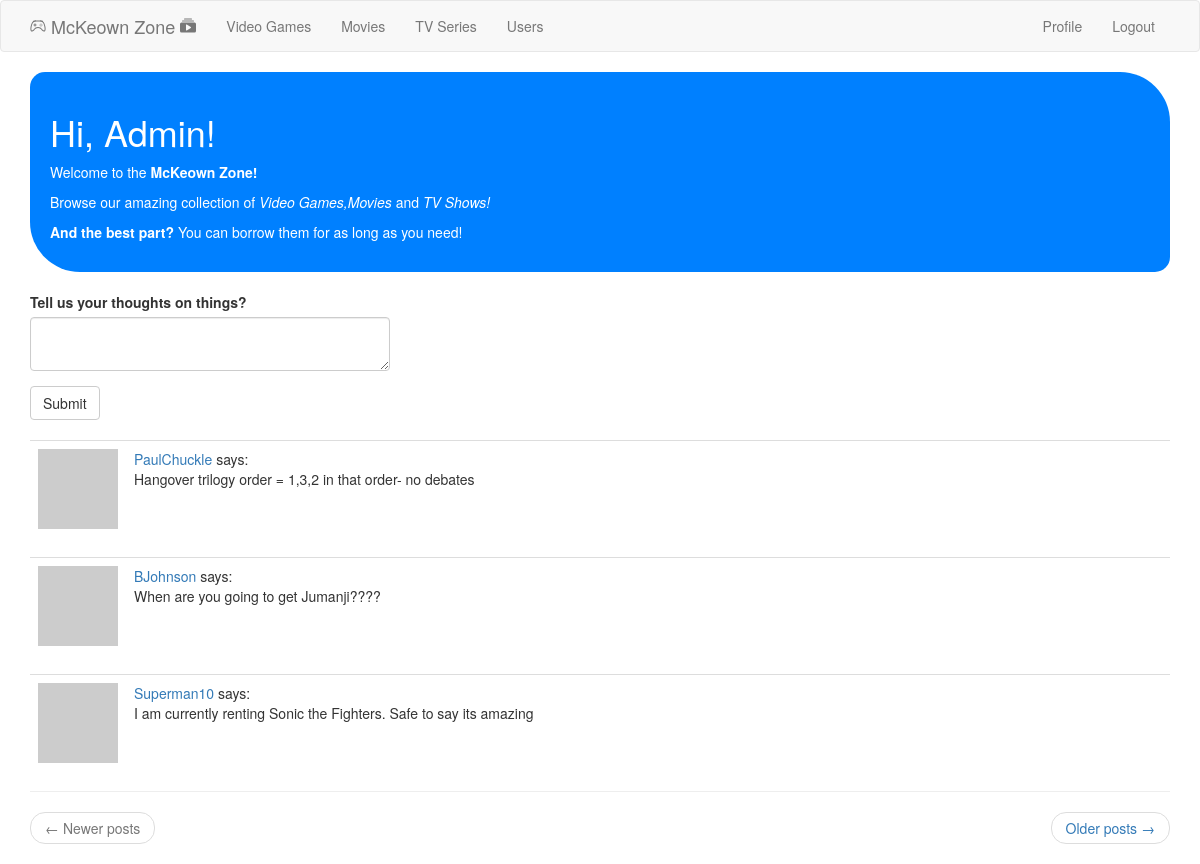
The page /index (signed in) on the database its author committed.
### app/models.py (models this page shows, shortened)
class User(UserMixin, db.Model):
	id = db.Column(db.Integer, primary_key=True)
	username = db.Column(db.String(64), index=True, unique=True)
	first_name = db.Column(db.String(64))
	last_name = db.Column(db.String(64))
	email = db.Column(db.String(120), index=True, unique=True)
	password_hash = db.Column(db.String(128))
	posts = db.relationship('Post', backref='author', lazy='dynamic')
	about_me = db.Column(db.String(140))
	last_seen = db.Column(db.DateTime, default= datetime.utcnow)
	Address_id = db.Column(db.Integer, db.ForeignKey('address.id', ondelete='CASCADE'))
	is_admin = db.Column(db.Boolean, default=False)
	followed = db.relationship(
		'User',
		secondary=followers,
		primaryjoin = (followers.c.follower_id == id),
		secondaryjoin = (followers.c.followed_id == id),
		backref= db.backref('followers', lazy='dynamic'),
		lazy='dynamic')
	def avatar(self, size):
		digest = md5(self.email.lower().encode('utf-8')).hexdigest()
		return 'https://www.gravatar.com/avatar/{}?d=identicon&s={}'.format(digest, size)

class Post(db.Model):
	id = db.Column(db.Integer, primary_key=True)
	body = db.Column(db.Text)
	timestamp = db.Column(db.DateTime, index=True, default=datetime.utcnow)
	user_id = db.Column(db.Integer, db.ForeignKey('user.id'))

### app/routes.py (the view)
@app.route('/', methods=['GET','POST'])
@app.route('/index', methods=['GET','POST'])
@login_required
def index():
	form = PostForm()
	if form.validate_on_submit():
		post = Post(body=form.post.data, author=current_user)
		db.session.add(post)
		db.session.commit()
		flash('Your post is now live!')
		return redirect(url_for('index'))
	page = request.args.get('page', 1, type=int)
	posts = Post.query.order_by(Post.timestamp.desc()).paginate(
		page, app.config['POSTS_PER_PAGE'], False)
	next_url = url_for('index', page=posts.next_num) if posts.has_next else None
	prev_url = url_for('index', page=posts.prev_num) if posts.has_prev else None
	return render_template('index.html', title='Home', form=form, posts=posts.items,
		next_url = next_url, prev_url=prev_url)

### app/forms.py
class PostForm(FlaskForm):
	post = TextAreaField('Tell us your thoughts on things?', validators= [
		DataRequired(), Length(min=1, max=140)])
	submit = SubmitField('Submit')

### app/models.py (called while the page is built)
@login.user_loader
def load_user(id):
	return User.query.get(int(id));

### app/routes.py (called while the page is built)
@app.before_request
def before_request():
	if current_user.is_authenticated:
		current_user.last_seen = datetime.utcnow()
		db.session.commit()

### app/templates/index.html (shortened to what this page needs)
{% extends "base.html" %}
{% import 'bootstrap/wtf.html' as wtf %}
{% block app_content %}
<div class="roundedcornershapes">
    <h1>Hi, {{ current_user.first_name }}!</h1>
<p> Welcome to the <b>McKeown Zone!</b></p>
<p> Browse our amazing collection of <i> <a href="{{ url_for('games') }}" style="color:#ffffff;">Video Games</a>,<a href="{{ url_for('films') }}" style="color:#ffffff;">Movies</a></i> and <i> <a href="{{ url_for('shows') }}" style="color:#ffffff;">TV Shows</a>!</i></p>
<p> <b> And the best part?</b> You can borrow them for as long as you need!</p>
</div>
    {% if form %}
    <div class="row">
		<div class="col-md-4">
			{{ wtf.quick_form(form) }}
		</div>
	</div>
    {% endif %}
    {% for post in posts %}
    <div>{% include '_post.html' %}</div>
    {% endfor %}
    <hr>
    <nav aria-label="...">
        <ul class="pager">
            <li class="previous{% if not prev_url %} disabled{% endif %}">
                <a href="{{ prev_url or '#' }}">
                    <span aria-hidden="true">&larr;</span> Newer posts
                </a>
            </li>
            <li class="next{% if not next_url %} disabled{% endif %}">
                <a href="{{ next_url or '#' }}">
                    Older posts <span aria-hidden="true">&rarr;</span>
                </a>
            </li>
        </ul>
    </nav>
{% endblock %}

### app/templates/_post.html (shortened to what this page needs)
    <table class="table table-hover">
    	<tr>
    		<td width="70px"><a href="{{ url_for('user', username= post.author.username) }} "><img src="{{ post.author.avatar(36) }}"></a></td>
			<td><a href="{{ url_for('user', username=post.author.username) }}">{{ post.author.username }}</a> says: <br> {{ post.body }} </td>
    	</tr>
    </table>

### app/static/styles/style.css (style rules this page uses)
.roundedcornershapes { border-radius: 15px 50px; background: #0080FF; padding: 20px; width: 100%; height: 100%; color: white; }
.roundedcornershapes a:link { color: rgb(165, 30, 53); }
.row { display: flex; }

### rows shown on the page
User: first_name "Admin"
Post: author.username "PaulChuckle", body "Hangover trilogy order = 1,3,2 in that order- no debates"
Post: author.username "BJohnson", body "When are you going to get Jumanji????"
Post: author.username "Superman10", body "I am currently renting Sonic the Fighters. Safe to say its amazing"
